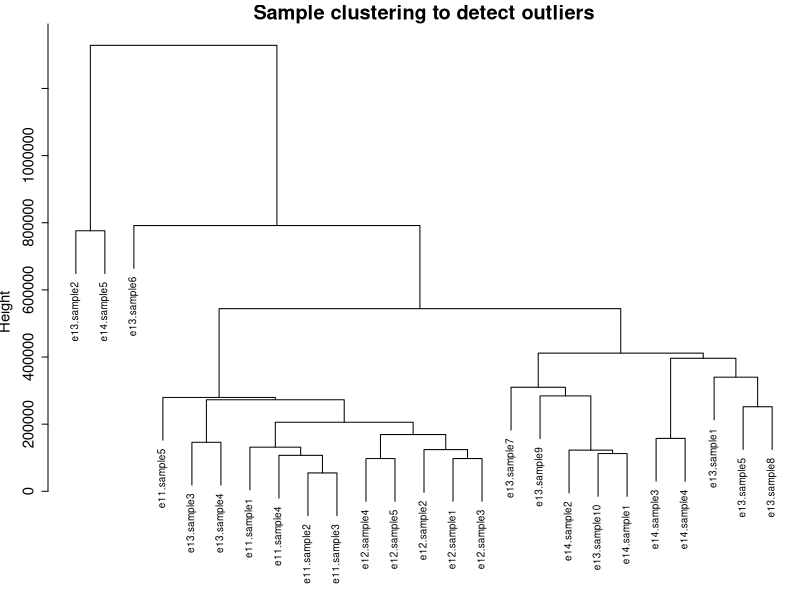

Generate this figure with R:
## ---- chunk 1
setwd("~/Desktop/My-repo-master/My-repo/My-repo/data")
raw_TF = read.csv("all.tf.with.family.csv", stringsAsFactors = FALSE,
                  row.names = 1)
## ---- chunk 2
TF = raw_TF$Symbol
## ---- chunk 3
setwd("~/Desktop/My-repo-master/My-repo/My-repo/data")
all_genes = read.csv("embryonic.rna.seq.count.txt", stringsAsFactors = FALSE,
                     row.names = 1, sep = "\t") 
head(all_genes)
## ---- chunk 4
TF_df = all_genes[TF,]
head(TF_df)
## ---- chunk 5
sampleTree = hclust(dist(as.data.frame(t(all_genes))) , method = "average")


par(cex = 0.6)
par(mar = c(0,4,2,0))
plot(sampleTree, main = "Sample clustering to detect outliers", sub = "", xlab = "", cex.lab = 1.5, cex.axis = 1.5, cex.main = 2)
